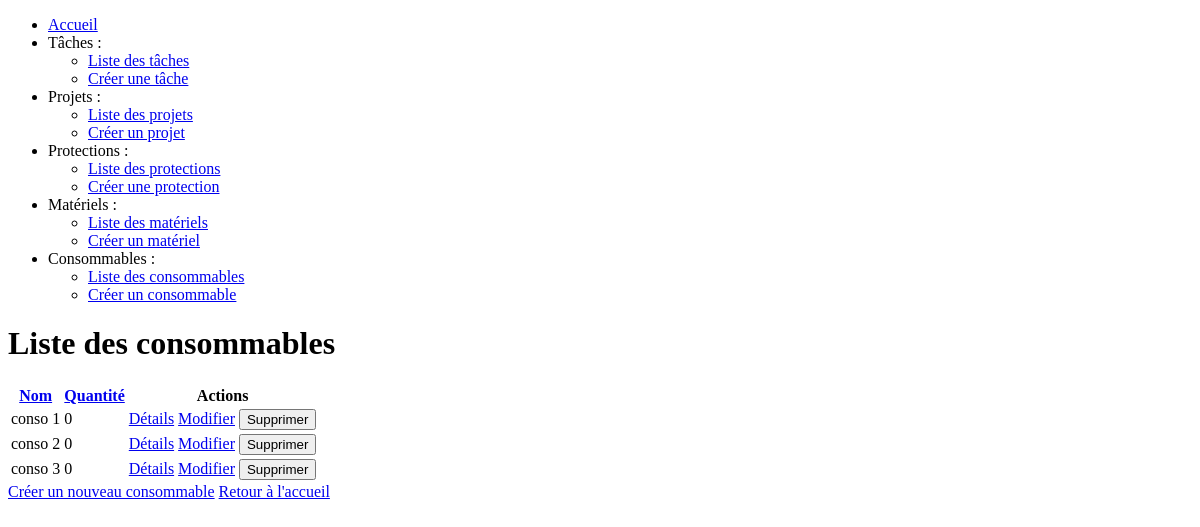
Page /consumables/list on the earlier database version.
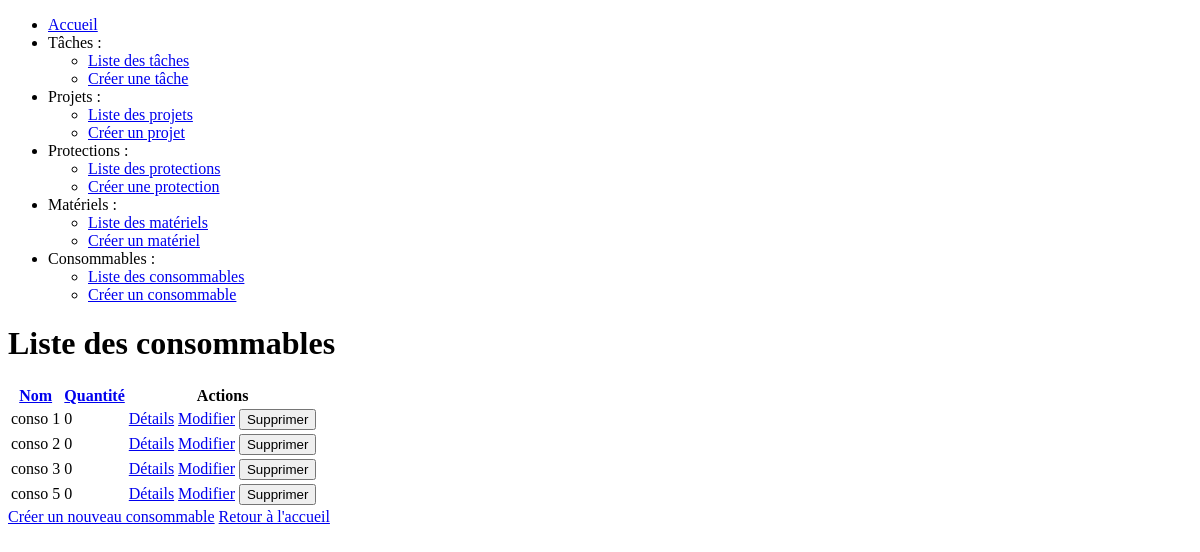
Same page on the later database version.
### models.py (models this page shows, shortened)
class Consumable(db.Model):
    id = db.Column(db.Integer, primary_key=True)
    name = db.Column(db.String(100), nullable=False)
    quantity = db.Column(db.Integer, nullable=True, default=0)
    tasks = db.relationship('Task', secondary=task_consumable_association, back_populates='consumables')
    projects = db.relationship('Project', secondary=project_consumable_association, back_populates='consumables')

### routes.py (the view)
@app.route('/consumables/list', methods=['GET'])
def list_consumables():
    sort_by = request.args.get('sort_by', 'name')
    direction = request.args.get('direction', 'asc')
    try:
        consumables = Consumable.query.order_by(getattr(Consumable, sort_by).desc() if direction == 'desc' else getattr(Consumable, sort_by).asc()).all()
    except AttributeError:
        consumables = Consumable.query.order_by(Consumable.name.asc()).all()
    return render_template('consumables/list.html', consumables=consumables, sort_by=sort_by, direction=direction)

### templates/consumables/list.html (shortened to what this page needs)
<!DOCTYPE html>
<html lang="en">
<head>
    <link rel="stylesheet" href="/static/main.js">
</head>
<body>
        <nav>
            <ul>
                <li><a href="/">Accueil</a></li>
                <li>Tâches :</li>
                <ul>
                    <li><a href="/tasks/list">Liste des tâches</a></li>
                    <li><a href="/tasks/create">Créer une tâche</a></li>
                </ul>
                <li>Projets :</li>
                <ul>
                    <li><a href="/projects/list">Liste des projets</a></li>
                    <li><a href="/projects/create">Créer un projet</a></li>
                </ul>
                <li>Protections :</li>
                <ul>
                    <li><a href="/protections/list">Liste des protections</a></li>
                    <li><a href="/protections/create">Créer une protection</a></li>
                </ul>
                <li>Matériels :</li>
                <ul>
                    <li><a href="/materials/list">Liste des matériels</a></li>
                    <li><a href="/materials/create">Créer un matériel</a></li>
                </ul>
                <li>Consommables :</li>
                <ul>
                    <li><a href="/consumables/list">Liste des consommables</a></li>
                    <li><a href="/consumables/create">Créer un consommable</a></li>
                </ul>
            </ul>
        </nav>
    <div class="container">
        <h1>Liste des consommables</h1>
        <table>
            <thead>
                <tr>
                    <th><a href="?sort_by=name&direction={{ 'desc' if sort_by == 'name' and direction == 'asc' else 'asc' }}">Nom</a></th>
                    <th><a href="?sort_by=quantity&direction={{ 'desc' if sort_by == 'quantity' and direction == 'asc' else 'asc' }}">Quantité</a></th>
                    <th>Actions</th>
                </tr>
            </thead>
            <tbody>
                {% for consumable in consumables %}
                <tr>
                    <td>{{ consumable.name }}</td>
                    <td>{{ consumable.quantity }}</td>
                    <td>
                        <a href="/consumables/{{ consumable.id }}/details">Détails</a>
                        <a href="/consumables/{{ consumable.id }}/edit">Modifier</a>
                        <form action="{{ url_for('delete_consumable', id=consumable.id) }}" method="post" style="display:inline;">
                            <button type="submit">Supprimer</button>
                        </form>
                    </td>
                </tr>
                {% endfor %}
            </tbody>
        </table>
        <a href="/consumables/create">Créer un nouveau consommable</a>
        <a href="/">Retour à l'accueil</a>
    </div>
</body>
</html>

Differences in the rows shown:
added Consumable: name "conso 5", quantity "0"
